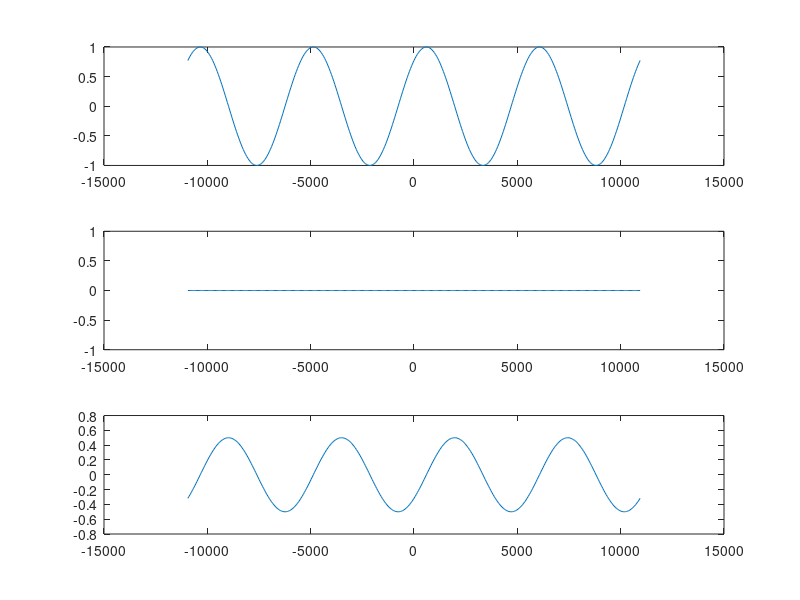
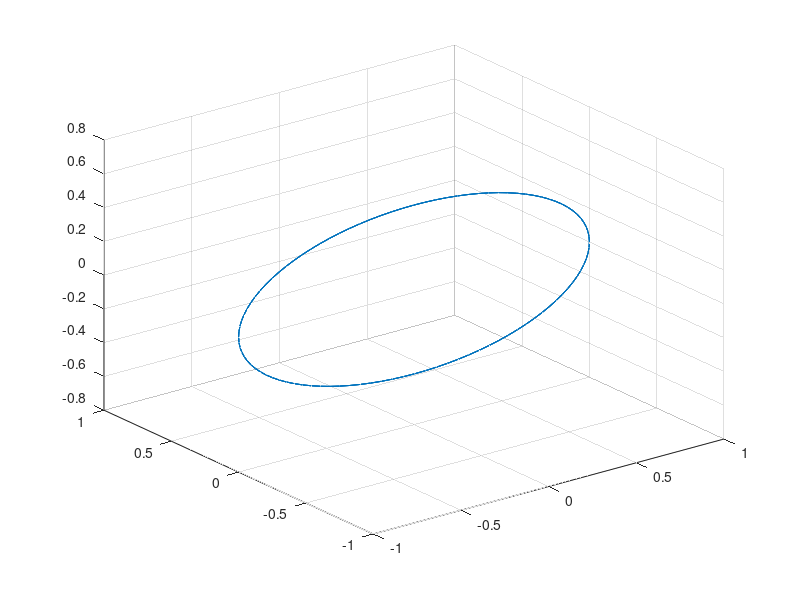

The MATLAB source for these figures, in order: (Note: this script raises an error after producing the figures.)
%% analytical solution HCW
clc;clear all;close all;

altitude=340000;        %% in m
density=1e-8;
radiusOfEarth=6371000;  %% in m;

mu=3.986004418E14;      %% in m3?s?2
r0=radiusOfEarth+altitude; %% in m
omega=sqrt(mu/r0^3);
tRAAN=10*60; %% [s]
%omega=2*pi;
%tRAAN=0.1*2*pi; %% fraction of orbit duration

%% initial condition
x0=1;y0=0;z0=0;

u0=0;v0=0;w0=omega/2;

C1=u0/omega+2*z0;
C2=w0/omega;
C3=-3*z0-2*u0/omega;
C4=x0-2*w0/omega;
C5=v0/omega;
C6=y0;

t=-2*(2*pi/omega):(2*pi/omega)/100:2*(2*pi/omega);%T;%-T/8;
; %%
tsc=t-tRAAN;

x=-3*C1*omega*(tsc) + 2*C2*cos(omega*(tsc)) - 2*C3*sin(omega*(tsc)) + C4;
y= C5*sin(omega*(tsc)) + C6*cos(omega*(tsc));
z= 2*C1 + C2*sin(omega*(tsc)) + C3*cos(omega*(tsc));

figure
  subplot(3,1,1)
  plot(t,x)
  subplot(3,1,2)
  plot(t,y)
  subplot(3,1,3)
  plot(t,z)

figure
  plot3(x,y,z)
  hold on; grid on;
  vectarrow([0 0 0],[1 0 0]);
  text(1, 0, 0,"x",'HorizontalAlignment','left','FontSize',12);
  hold on;
  vectarrow([0 0 0],[0 1 0]);
  text(0, 1, 0,"y",'HorizontalAlignment','left','FontSize',12);
  hold on;
  vectarrow([0 0 0],[0 0 1]);
  text(0, 0, 1,"z",'HorizontalAlignment','left','FontSize',12);
  axis equal;hold off;xlabel('x');ylabel('y');zlabel('z');%axis([-1.55 1.55 -1.55 1.55 -1.55 1.55]);
  text(x(end), y(end), z(end),"deputy",'HorizontalAlignment','left','FontSize',12);
  text(0, 0, 0,"chief",'HorizontalAlignment','left','FontSize',12);
  hold off;
